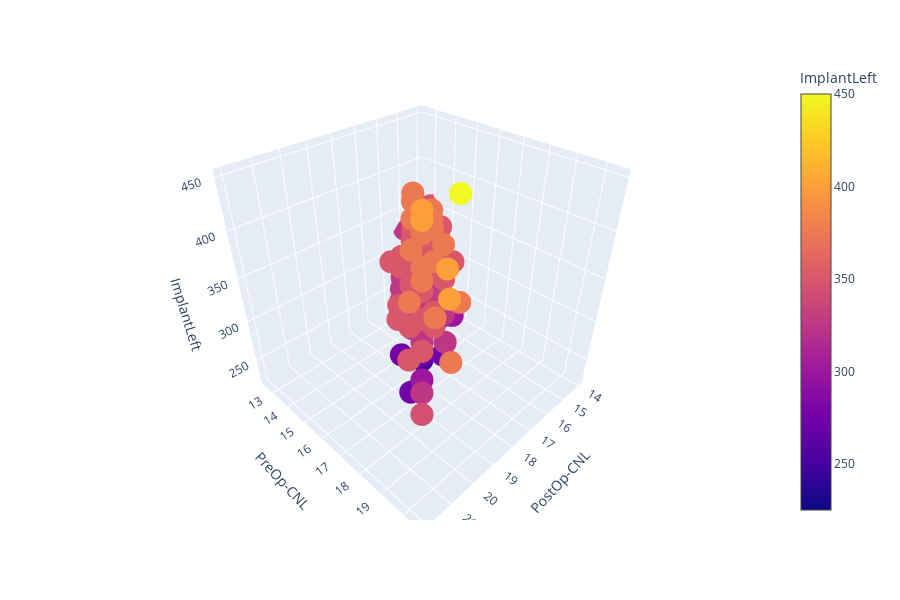

The notebook cell saved with this chart:
### Code cell
# CNR and CNL
fig = px.scatter_3d(df, x='PostOp-CNL', y='PreOp-CNL', z='ImplantLeft', color='ImplantLeft')
fig.show()

### Figure 1 — Plotly figure (JSON) as saved in the notebook; plotly's stock layout.template omitted (floating-point values rounded to 4 significant figures; data arrays with more than 128 entries replaced by an {"elided": "..."} marker saying what was removed)
{"data": [{"hoverlabel": {"namelength": 0}, "hovertemplate": "PostOp-CNL=%{x}<br>PreOp-CNL=%{y}<br>ImplantLeft=%{marker.color}", "legendgroup": "", "marker": {"color": {"elided": "144 int values"}, "coloraxis": "coloraxis", "symbol": "circle"}, "mode": "markers", "name": "", "scene": "scene", "showlegend": false, "type": "scatter3d", "x": {"elided": "144 float values"}, "y": {"elided": "144 float values"}, "z": {"elided": "144 int values"}}], "layout": {"coloraxis": {"colorbar": {"title": {"text": "ImplantLeft"}}, "colorscale": [[0, "#0d0887"], [0.1111, "#46039f"], [0.2222, "#7201a8"], [0.3333, "#9c179e"], [0.4444, "#bd3786"], [0.5556, "#d8576b"], [0.6667, "#ed7953"], [0.7778, "#fb9f3a"], [0.8889, "#fdca26"], [1, "#f0f921"]]}, "height": 600, "legend": {"tracegroupgap": 0}, "margin": {"t": 60}, "scene": {"domain": {"x": [0, 0.98], "y": [0, 1]}, "xaxis": {"title": {"text": "PostOp-CNL"}}, "yaxis": {"title": {"text": "PreOp-CNL"}}, "zaxis": {"title": {"text": "ImplantLeft"}}}}}
